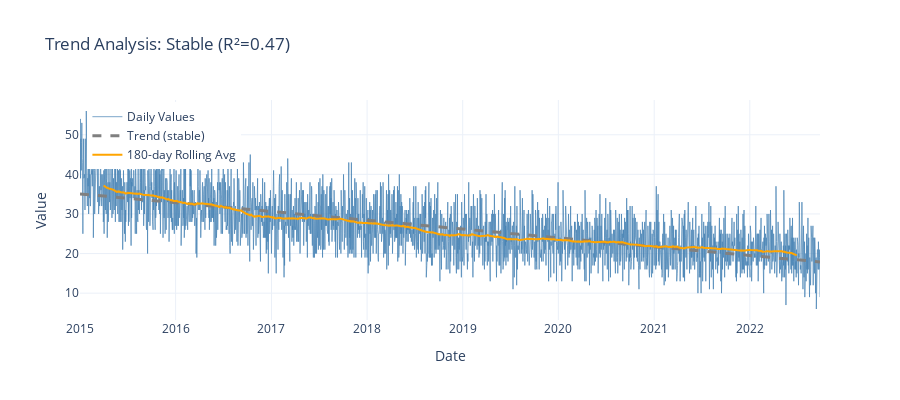

Here is the notebook cell this chart was saved with:
### Code cell
# Visualize trend
fig = go.Figure()

fig.add_trace(go.Scatter(
    x=daily_data[TIME_COLUMN], y=daily_data[analysis_col],
    mode="lines", name="Daily Values", line=dict(color="steelblue", width=1), opacity=0.7
))

# Trend line
if trend_result.slope is not None:
    x_numeric = (daily_data[TIME_COLUMN] - daily_data[TIME_COLUMN].min()).dt.days
    y_trend = trend_result.slope * x_numeric + (daily_data[analysis_col].mean() - trend_result.slope * x_numeric.mean())
    trend_color = {TrendDirection.INCREASING: "green", TrendDirection.DECREASING: "red"}.get(trend_result.direction, "gray")
    fig.add_trace(go.Scatter(
        x=daily_data[TIME_COLUMN], y=y_trend, mode="lines",
        name=f"Trend ({trend_result.direction.value})", line=dict(color=trend_color, width=3, dash="dash")
    ))

# Rolling average using configured window
rolling_avg = daily_data[analysis_col].rolling(window=pattern_config.rolling_window, center=True).mean()
fig.add_trace(go.Scatter(
    x=daily_data[TIME_COLUMN], y=rolling_avg, mode="lines",
    name=f"{pattern_config.rolling_window}-day Rolling Avg", line=dict(color="orange", width=2)
))

fig.update_layout(
    title=f"Trend Analysis: {trend_result.direction.value.title()} (R²={trend_result.strength:.2f})",
    xaxis_title="Date", yaxis_title="Value", template="plotly_white", height=400,
    legend=dict(yanchor="top", y=0.99, xanchor="left", x=0.01)
)
display_figure(fig)

### Figure 1 — Plotly figure (JSON) as saved in the notebook; plotly's stock layout.template omitted (floating-point values rounded to 4 significant figures; data arrays with more than 128 entries replaced by an {"elided": "..."} marker saying what was removed)
{"data": [{"line": {"color": "steelblue", "width": 1}, "mode": "lines", "name": "Daily Values", "opacity": 0.7, "type": "scatter", "x": {"elided": "2826 str values"}, "y": {"elided": "2826 int values"}}, {"line": {"color": "gray", "dash": "dash", "width": 3}, "mode": "lines", "name": "Trend (stable)", "type": "scatter", "x": {"elided": "2826 str values"}, "y": {"elided": "2826 float values"}}, {"line": {"color": "orange", "width": 2}, "mode": "lines", "name": "180-day Rolling Avg", "type": "scatter", "x": {"elided": "2826 str values"}, "y": {"elided": "2826 float values"}}], "layout": {"height": 400, "legend": {"x": 0.01, "xanchor": "left", "y": 0.99, "yanchor": "top"}, "title": {"text": "Trend Analysis: Stable (R²=0.47)"}, "xaxis": {"title": {"text": "Date"}}, "yaxis": {"title": {"text": "Value"}}}}
